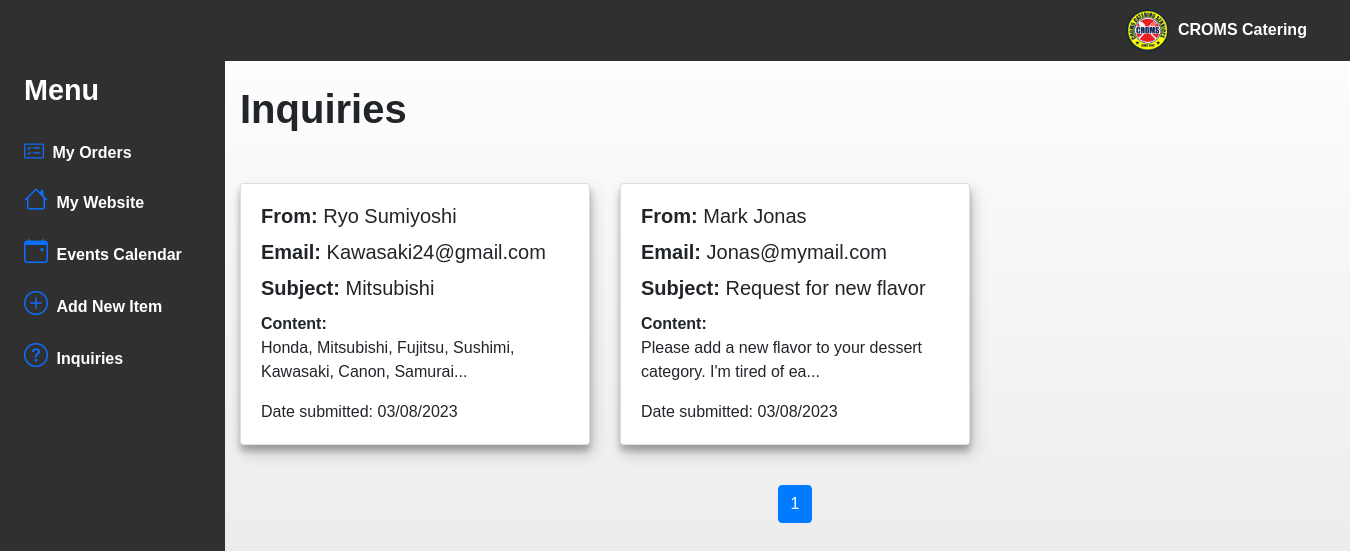
Page /PHP/admin/inquiries.php (signed in) on the committed database.
### tables this page shows
CREATE TABLE `inquiries` (
  `inquiryId` int(11) NOT NULL,
  `senderName` varchar(255) NOT NULL,
  `email` varchar(255) NOT NULL,
  `subject` varchar(255) NOT NULL,
  `message` text NOT NULL,
  `submission_date` timestamp NOT NULL DEFAULT current_timestamp()
);

### PHP/admin/inquiries.php (the view, shortened to what this page needs)
<?php
    include "header.php";
    include "../../includes/database.inc.php";
    include_once '../../includes/adminSidePanel.inc.php';
?>
<div class="container">
  <h1 style="margin-left: 0;">Inquiries</h1>
  <div class="row row-inq" id="messageGrid">
    <?php
    $results_per_page = 9;
    $current_page = isset($_GET['page']) ? $_GET['page'] : 1;
    $start_index = ($current_page - 1) * $results_per_page;
    $sql = "SELECT * FROM inquiries LIMIT $start_index, $results_per_page";
    $result = mysqli_query($conn, $sql);
    while ($row = mysqli_fetch_assoc($result)) {
      $id = $row['inquiryId'];
      $title = $row['subject'];
      $email = $row['email'];
      $senderName = $row['senderName'];
      $content = $row['message'];
      $limitedContent = substr($content, 0, 70);
      $dateTime = new DateTime($row['submission_date']);
      $month = $dateTime->format('m');
      $day = $dateTime->format('d');
      $year = $dateTime->format('Y');
      echo "<div class='col-lg-4 col-md-6 col-sm-12'>";
      echo "<div class='card' data-toggle='modal' data-target='#messageModal-" . $id . "'>";
      echo "<div class='card-body'>
              <h5 class='card-title'><b>From:</b> $senderName</h5>
              <h5 class='card-title'><b>Email:</b> $email</h5>
              <h5 class='card-title'><b>Subject:</b> $title</h5>
              <p class='card-title' style='margin-bottom: 0'><b>Content:</b></p>
              <p class='card-text'>$limitedContent...</p>
              <span class='card-text'>Date submitted: $day/$month/$year</span>
            </div>
          </div>
        </div>
      ";
    }
    ?>
  </div>
  <ul class="pagination">
    <?php
    $sql_count = "SELECT COUNT(*) AS total FROM inquiries;";
    $result_count = mysqli_query($conn, $sql_count);
    $row_count = mysqli_fetch_assoc($result_count);
    $total_pages = ceil($row_count['total'] / $results_per_page);
    for ($i = 1; $i <= $total_pages; $i++) {
      echo "<li class='page-item" . ($i == $current_page ? ' active' : '') . "'>";
      echo "<a class='page-link' href='?page=$i'>$i</a>";
      echo "</li>";
    }
    ?>
  </ul>
</div>
<?php
    include "footer.php";
?>

### css/style.css (style rules this page uses)
* { font-family: 'Helvetica', 'Arial', sans-serif; }
h1, h2, h3, h4 { margin: 24px 0px 24px 35px; }
h1 { font-weight: 700; }
body { overflow-y: hidden; margin: 0; position: relative; min-height: 100vh; display: flex; background: linear-gradient(to bottom, #ffffff, #e2e2e2); flex-direction: column; }

### css/addProduct.css (style rules this page uses)
body { overflow-x: hidden; overflow-y:auto; }

### css/inquiries.css (style rules this page uses)
.row-inq { margin-top: 50px; }
.card { margin-bottom: 20px; cursor: pointer; background-color: white; transition: background-color 200ms ease-in; box-shadow: 3px 8px 16px rgba(0,0,0,0.19), 0 6px 6px rgba(0,0,0,0.23); }
.pagination { justify-content: center; margin-top: 20px; }

### rows in the picture
inquiries: senderName "Ryo Sumiyoshi", email "Kawasaki24@gmail.com", subject "Mitsubishi", message "Honda, Mitsubishi, Fujitsu, Sushimi, Kawasaki, Canon, Samurai", submission_date "03", submission_date "08", submission_date "2023"
inquiries: senderName "Mark Jonas", email "Jonas@mymail.com", subject "Request for new flavor", message "Please add a new flavor to your dessert category. I'm tired of ea", submission_date "03", submission_date "08", submission_date "2023"
